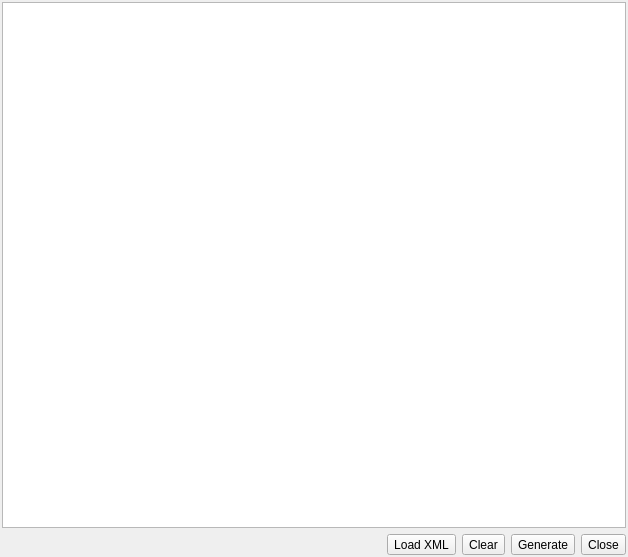
<?xml version="1.0" encoding="UTF-8"?>
<ui version="4.0">
 <class>Xml2ObjectWidget</class>
 <widget class="QDialog" name="Xml2ObjectWidget">
  <property name="geometry">
   <rect>
    <x>0</x>
    <y>0</y>
    <width>628</width>
    <height>557</height>
   </rect>
  </property>
  <property name="windowTitle">
   <string>XML2Object</string>
  </property>
  <property name="modal">
   <bool>true</bool>
  </property>
  <layout class="QGridLayout" name="gridLayout">
   <property name="leftMargin">
    <number>2</number>
   </property>
   <property name="topMargin">
    <number>2</number>
   </property>
   <property name="rightMargin">
    <number>2</number>
   </property>
   <property name="bottomMargin">
    <number>2</number>
   </property>
   <property name="spacing">
    <number>6</number>
   </property>
   <item row="1" column="0">
    <spacer name="horizontalSpacer">
     <property name="orientation">
      <enum>Qt::Horizontal</enum>
     </property>
     <property name="sizeHint" stdset="0">
      <size>
       <width>262</width>
       <height>20</height>
      </size>
     </property>
    </spacer>
   </item>
   <item row="1" column="1">
    <layout class="QHBoxLayout" name="horizontalLayout">
     <item>
      <widget class="QToolButton" name="load_btn">
       <property name="minimumSize">
        <size>
         <width>30</width>
         <height>0</height>
        </size>
       </property>
       <property name="text">
        <string>Load XML</string>
       </property>
       <property name="icon">
        <iconset resource="../../../libgui/res/resources.qrc">
         <normaloff>:/icones/icones/abrir.png</normaloff>:/icones/icones/abrir.png</iconset>
       </property>
       <property name="iconSize">
        <size>
         <width>16</width>
         <height>16</height>
        </size>
       </property>
       <property name="toolButtonStyle">
        <enum>Qt::ToolButtonTextBesideIcon</enum>
       </property>
      </widget>
     </item>
     <item>
      <widget class="QToolButton" name="clear_btn">
       <property name="minimumSize">
        <size>
         <width>30</width>
         <height>0</height>
        </size>
       </property>
       <property name="text">
        <string>Clear</string>
       </property>
       <property name="icon">
        <iconset resource="../../../libgui/res/resources.qrc">
         <normaloff>:/icones/icones/limpartexto.png</normaloff>:/icones/icones/limpartexto.png</iconset>
       </property>
       <property name="toolButtonStyle">
        <enum>Qt::ToolButtonTextBesideIcon</enum>
       </property>
      </widget>
     </item>
     <item>
      <widget class="QToolButton" name="generate_btn">
       <property name="minimumSize">
        <size>
         <width>30</width>
         <height>0</height>
        </size>
       </property>
       <property name="text">
        <string>Generate</string>
       </property>
       <property name="icon">
        <iconset resource="../../../libgui/res/resources.qrc">
         <normaloff>:/icones/icones/novoobjeto.png</normaloff>:/icones/icones/novoobjeto.png</iconset>
       </property>
       <property name="iconSize">
        <size>
         <width>16</width>
         <height>16</height>
        </size>
       </property>
       <property name="toolButtonStyle">
        <enum>Qt::ToolButtonTextBesideIcon</enum>
       </property>
      </widget>
     </item>
     <item>
      <widget class="QToolButton" name="close_btn">
       <property name="minimumSize">
        <size>
         <width>30</width>
         <height>0</height>
        </size>
       </property>
       <property name="text">
        <string>Close</string>
       </property>
       <property name="icon">
        <iconset resource="../../../libgui/res/resources.qrc">
         <normaloff>:/icones/icones/fechar1.png</normaloff>:/icones/icones/fechar1.png</iconset>
       </property>
       <property name="iconSize">
        <size>
         <width>16</width>
         <height>16</height>
        </size>
       </property>
       <property name="toolButtonStyle">
        <enum>Qt::ToolButtonTextBesideIcon</enum>
       </property>
      </widget>
     </item>
    </layout>
   </item>
   <item row="0" column="0" colspan="2">
    <widget class="QPlainTextEdit" name="code_txt">
     <property name="font">
      <font>
       <family>DejaVu Sans Mono</family>
      </font>
     </property>
    </widget>
   </item>
  </layout>
 </widget>
 <resources>
  <include location="../../../libgui/res/resources.qrc"/>
 </resources>
 <connections/>
</ui>
